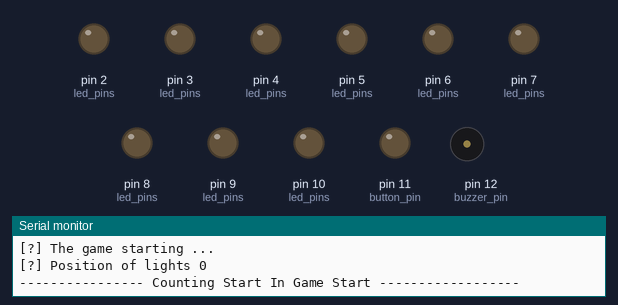
A sketch run on a simulated Arduino Uno, built with avr-gcc and run on an emulated ATmega328P. On the bench: output pins drawn as LEDs (lit = HIGH), buzzer (waves = sounding, pin HIGH), the last lines printed to the serial monitor. Random numbers use the default seed unless the sketch sets one.

Above: at 0.2 s.
At 1.3 s:
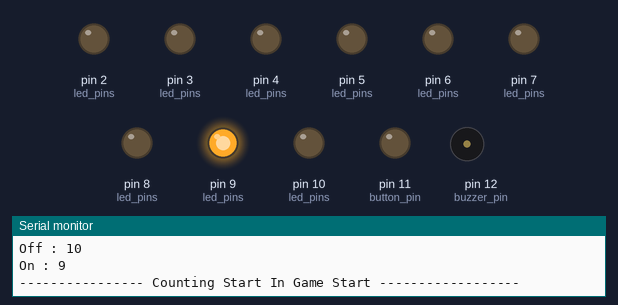
At 1.8 s:
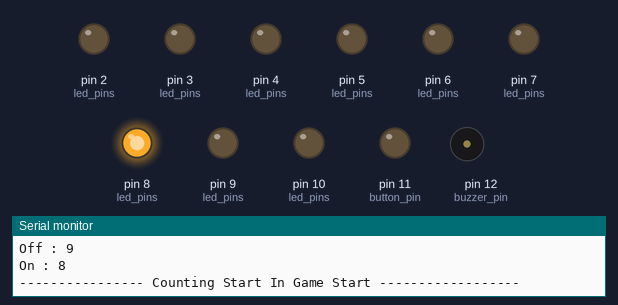
At 2.9 s:
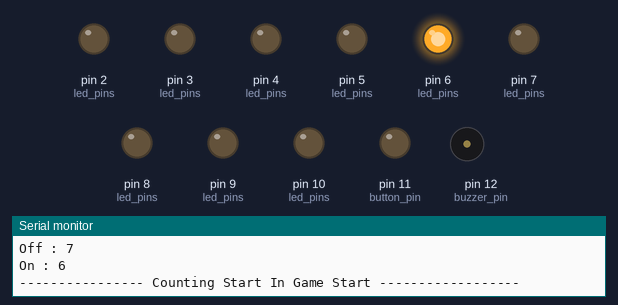
At 3.9 s:
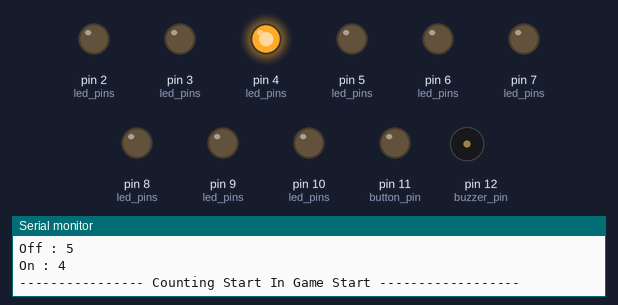
At 5.5 s:
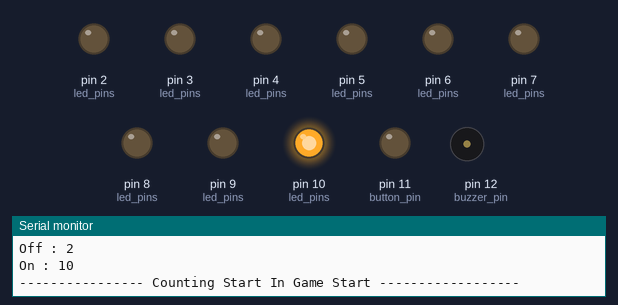
Timing chart, 0 to 6.1 s (numbered marks = the images above):
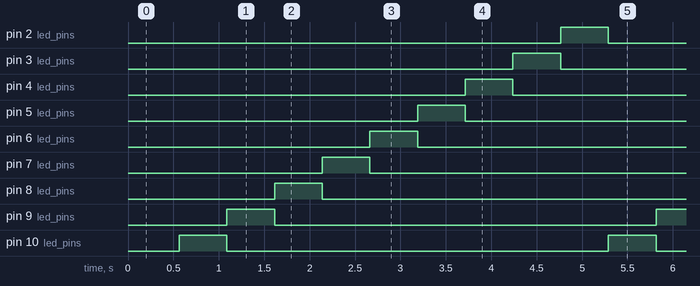

The sketch:

timing_game_4_updated.ino
```cpp
/*
  This program is used to play the X lighted game;
  How it works?
    The light is switching in different leds in X's lines when the button
    clicked the light stop. If the light stop in the center of X's leds then
    the player win the game.
*/


bool isClicked(int pin){
  if ( digitalRead(pin) == HIGH) return true;
  return false;
}

void sound1(int pinSound , int pinButton){

}

struct Leds{
  int leds[9];
  int pos = 1;  // it represent zero but i use 1 to represent the counting in leds[9]
  int center = 5; // it represent 4 but i use 1 to represent the counting in leds[9]

  void offAllLights(){
    for(int led : leds){
      digitalWrite(led , LOW);
    }
    pos = 1;
  }

  bool isStoppedInCenter(){
    if (pos == center) return true;
    return false;
  }

  void switchToForwardLight(){
    digitalWrite(leds[pos - 1] , LOW); // Off the past Light
    Serial.println("Off : " + (String)leds[pos - 1]);
    pos++; // Move the position of the Light
    if (pos > 9) pos = 1; // If the position is greater than the number of leds , go back to start
    digitalWrite(leds[pos - 1], HIGH); // On the new positioned light
    Serial.println("On : " + (String)leds[pos - 1]);
  }

  void switchToBackwardLight(){
    digitalWrite( leds[pos - 1] , LOW );// Off the past Light
    Serial.println("Off : " + (String)leds[pos - 1]);
    pos--; // Move the position of the Light
    if (pos < 1 ) pos = 9; // If the position is less than the number of leds , go back to highest position
    digitalWrite(leds[pos - 1], HIGH); // On the new positioned light
    Serial.println("On : " + (String)leds[pos - 1]);
  }

};


int led_pins[9] = { 2 , 3 , 4 , 5 , 6 , 7 , 8 , 9 , 10};
int button_pin = 11;
int buzzer_pin = 12;
Leds game_leds;


void GAME(){
  /*
    this is where the game happen
  */

  int DELAY = 500;

  while (true){
    Serial.println("[?] The game starting ...");
    int backOrForward = random(0,2);
    Serial.println("[?] Position of lights " + (String)backOrForward );


    bool donePlaying = false;
    ::game_leds.offAllLights();

    while (!donePlaying){
      Serial.println("---------------- Counting Start In Game Start ------------------");
      for ( int mil = 0 ; mil <= DELAY ; mil++ ){
        delay(1);
        if ( ::isClicked(::button_pin) ){
          donePlaying = true;
          break;
        }
      }
      if (!donePlaying) {
        if (backOrForward == 0) {
          ::game_leds.switchToBackwardLight();
        } else {
          ::game_leds.switchToForwardLight();
        }
      }
    }

    if (::game_leds.isStoppedInCenter()){
      Serial.println("[!] Player Wins !!!!!!!!!!!!!!!!!!!!!!!!! ");

    } else {
      Serial.println("[!] Player Lose !!!!!!!!!!!!!!!!!!!!!!!!! ");
    }

  }


}


void setup() {
  // put your setup code here, to run once:
  for( int i = 0 ; i < 9 ; i++){
    pinMode(::led_pins[i] , OUTPUT);
    ::game_leds.leds[i] = ::led_pins[i];
  }
  pinMode(::button_pin , OUTPUT);
  pinMode(::buzzer_pin, OUTPUT);

  Serial.begin(9600);
  randomSeed(analogRead(A0)); // Use to seed so the randomness occur

}

void loop() {
  // put your main code here, to run repeatedly:
  ::GAME();

}
```

Measured:
- by itself, pin 9 (led_pins), pin 10 (led_pins): alternates HIGH for 0.53 s and LOW for 4.2 s
- by itself, pin 2 (led_pins), pin 3 (led_pins), pin 4 (led_pins), pin 5 (led_pins), pin 6 (led_pins), pin 7 (led_pins), pin 8 (led_pins): alternates HIGH for 0.52 s and LOW for 4.2 s
- by itself, everything shown: repeats every 4.7 s, in 9 steps
